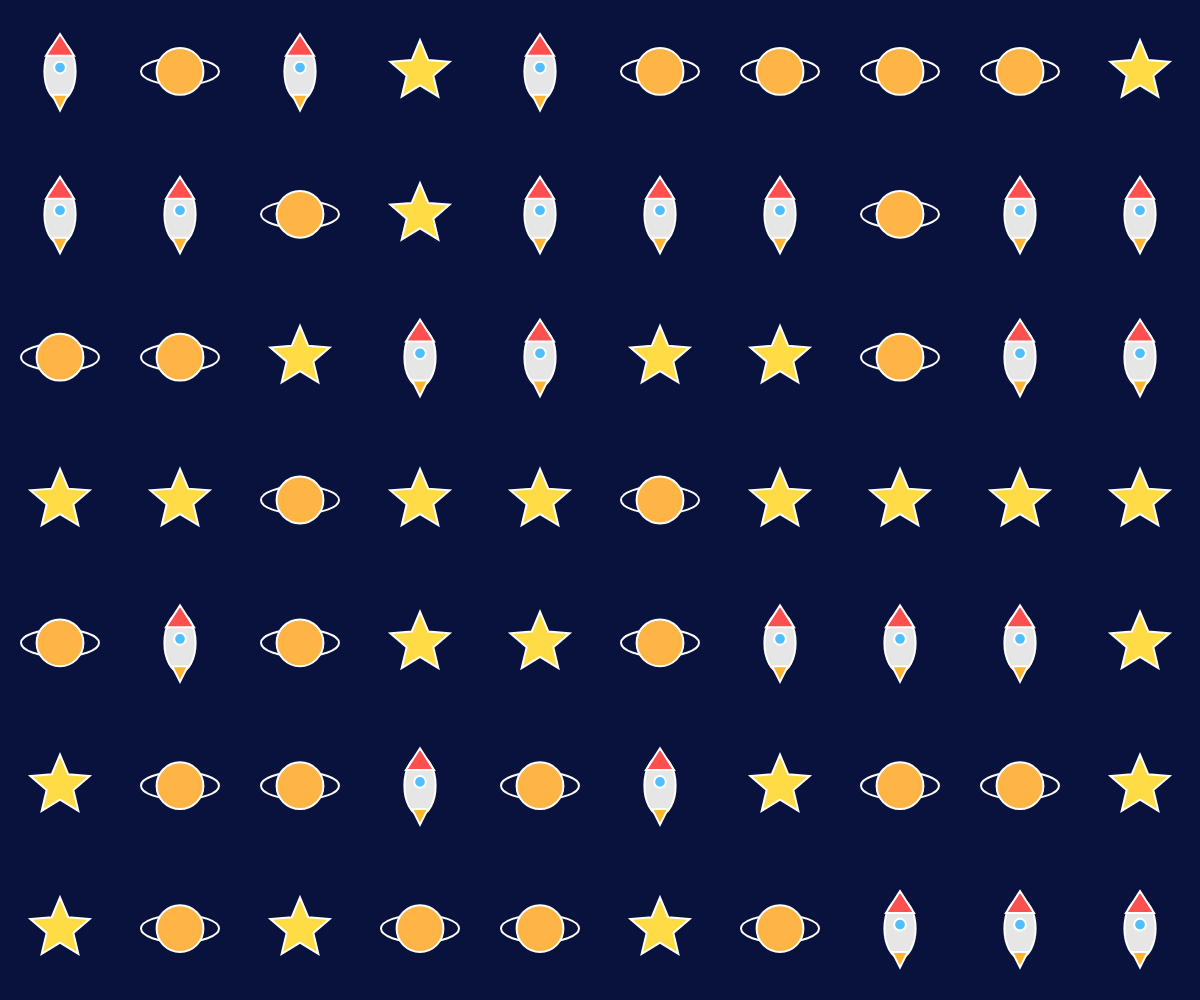
Frame 1 (no input)
Frame 60 (no input): identical to frame 1, image omitted
Frame 120 (the mouse pressed at the canvas centre since frame 60): identical to frame 1, image omitted

The p5.js sketch that drew this single still picture (run headless with seeded random() and noise() and a simulated clock; from frame 60 on, the mouse is pressed at the canvas centre):

// p5.js sketch
// ── sketch.js
function setup() {
  createCanvas(windowWidth, windowHeight);
  background(8, 18, 60);

  let numeroglifi = 70;
  let colonne = 10;
  let righe = 7;

  let distanzaX = width / colonne;
  let distanzaY = height / righe;

  let x = 0;
  let y = 0;

  for (let g = 0; g < numeroglifi; g++) {

    glifo(
      x + distanzaX / 2,
      y + distanzaY / 2,
      min(distanzaX, distanzaY) * 0.65
    );

    x = x + distanzaX;

    if (x >= width) {
      x = 0;
      y = y + distanzaY;
    }
  }
}

function draw() {
}


function glifo(_x, _y, _size) {

  push();
  translate(_x, _y);

  let tipo = floor(random(3));

  if (tipo == 0) {
    saturno(_size);
  }

  if (tipo == 1) {
    stella(_size);
  }

  if (tipo == 2) {
    razzo(_size);
  }

  pop();
}


function saturno(s) {

  stroke(255);
  strokeWeight(2);

  // anello
  noFill();
  ellipse(0, 0, s, s * 0.35);

  // pianeta
  fill(255, 180, 70);
  circle(0, 0, s * 0.6);
}


function stella(s) {

  fill(255, 220, 70);
  stroke(255);
  strokeWeight(2);

  beginShape();

  for (let i = 0; i < 10; i++) {

    let angolo = i * 36 - 90;
    let raggio;

    if (i % 2 == 0) {
      raggio = s * 0.4;
    } else {
      raggio = s * 0.18;
    }

    let x = cos(radians(angolo)) * raggio;
    let y = sin(radians(angolo)) * raggio;

    vertex(x, y);
  }

  endShape(CLOSE);
}


function razzo(s) {

  stroke(255);
  strokeWeight(2);

  // corpo
  fill(230);
  ellipse(0, 0, s * 0.4, s * 0.75);

  // punta
  fill(255, 80, 80);
  triangle(
    -s * 0.18, -s * 0.2,
    s * 0.18, -s * 0.2,
    0, -s * 0.48
  );

  // oblò
  fill(80, 190, 255);
  circle(0, -s * 0.05, s * 0.15);

  // fiamma
  fill(255, 180, 50);
  triangle(
    -s * 0.1, s * 0.3,
    s * 0.1, s * 0.3,
    0, s * 0.5
  );
}
